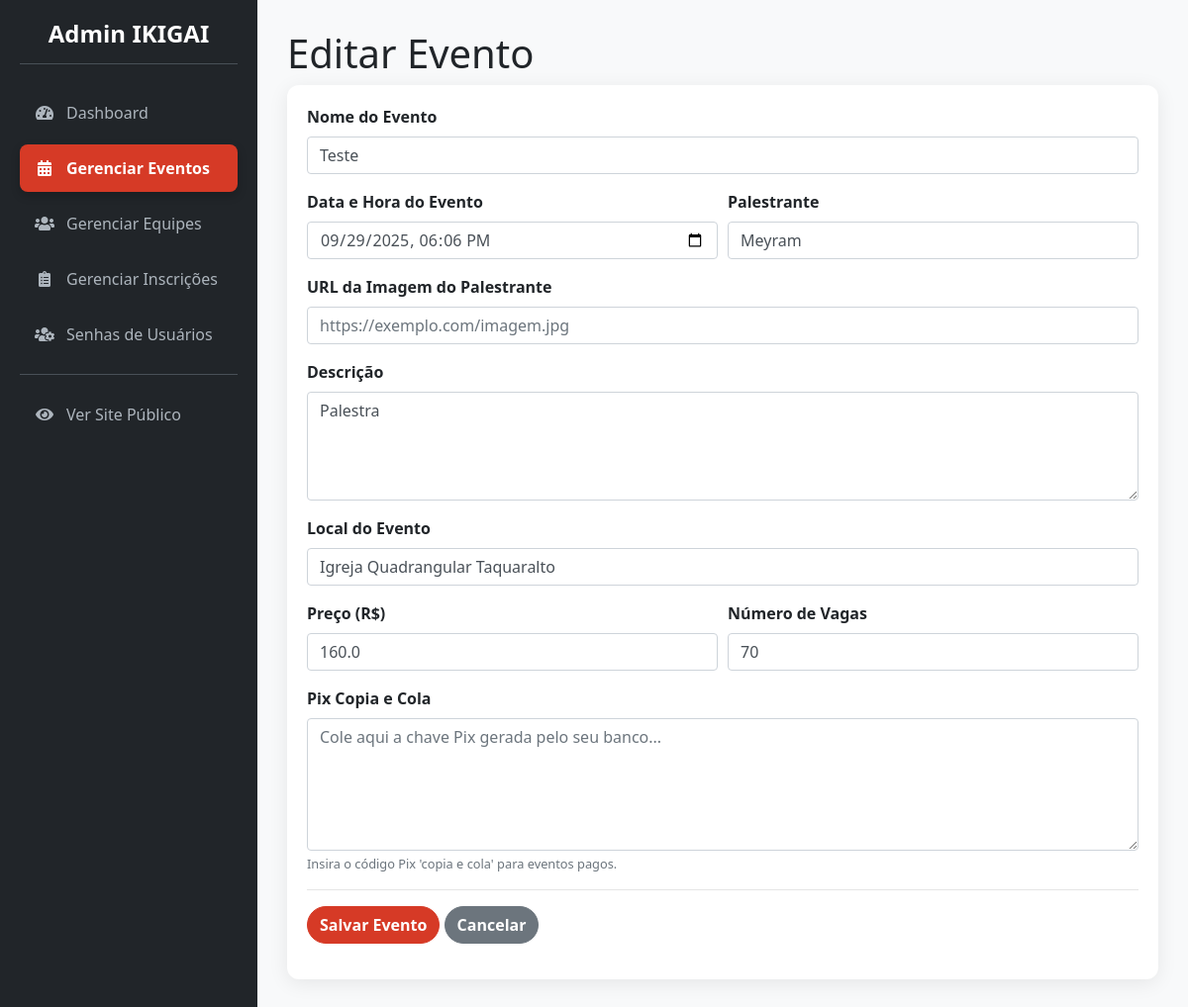
Screenshot of /admin/eventos/editar/1 (signed in) with the database file from the repository.
### app/models.py (models this page shows, shortened)
class Evento(db.Model):
    __tablename__ = 'eventos'
    id = db.Column(db.Integer, primary_key=True)
    nome_evento = db.Column(db.String(200), nullable=False)
    data_hora_evento = db.Column(db.DateTime, nullable=False)
    palestrante = db.Column(db.String(100))
    imagem_palestrante = db.Column(db.String(300))
    descricao = db.Column(db.Text)
    local_evento = db.Column(db.String(200))
    preco = db.Column(db.Float, default=0.0)
    numero_vagas = db.Column(db.Integer, nullable=False)
    pix_copia_e_cola = db.Column(db.Text)
    categorias = db.relationship('Categoria', backref='evento', lazy='dynamic', cascade="all, delete-orphan")

### app/admin/routes.py (the view, shortened to what this page needs)
@bp.route('/eventos/editar/<int:evento_id>', methods=['GET', 'POST'])
@login_required
def editar_evento(evento_id):
    evento = Evento.query.get_or_404(evento_id)
    form = EventoForm(obj=evento)
    return render_template('admin/admin_form_evento.html', titulo_form="Editar Evento", form=form)

### app/admin/forms.py
class EventoForm(FlaskForm):
    nome_evento = StringField('Nome do Evento', validators=[DataRequired(), Length(max=200)])
    data_hora_evento = DateTimeLocalField('Data e Hora do Evento', format='%Y-%m-%dT%H:%M', validators=[DataRequired()])
    palestrante = StringField('Palestrante', validators=[Optional(), Length(max=100)])
    imagem_palestrante = StringField('URL da Imagem do Palestrante',
                                     validators=[Optional(), URL(message="Por favor, insira uma URL válida.")])
    descricao = TextAreaField('Descrição', validators=[Optional()])
    local_evento = StringField('Local do Evento', validators=[Optional(), Length(max=200)])
    preco = FloatField('Preço (R$)', default=0.0, validators=[Optional(), NumberRange(min=0)])
    numero_vagas = IntegerField('Número de Vagas', validators=[DataRequired(), NumberRange(min=0)])
    pix_copia_e_cola = TextAreaField('Pix Copia e Cola',
                                     validators=[Optional()],
                                     description="Insira o código Pix 'copia e cola' para eventos pagos.")
    submit = SubmitField('Salvar Evento')

### app/__init__.py (called while the page is built)
@login_manager.user_loader
def load_user(user_id):
    return models.User.query.get(int(user_id))

### app/admin/routes.py (called while the page is built)
@bp.before_request
def before_request_handler():
    if current_app.config.get('DEBUG') and not current_user.is_authenticated:
        user = User.query.first()
        if user:
            login_user(user)

### app/templates/admin/admin_form_evento.html (shortened to what this page needs)
{% extends 'admin/admin_base.html' %}
{% block page_title %}{{ titulo_form }}{% endblock %}
{% block content %}
<div class="card">
    <div class="card-body">
        <form method="POST" novalidate>
            {{ form.hidden_tag() }} <div class="form-group">
                {{ form.nome_evento.label(class="font-weight-bold") }}
                {{ form.nome_evento(class="form-control" + (" is-invalid" if form.nome_evento.errors else "")) }}
            </div>
            <div class="form-row">
                <div class="form-group col-md-6">
                    {{ form.data_hora_evento.label(class="font-weight-bold") }}
                    {{ form.data_hora_evento(class="form-control") }}
                </div>
                <div class="form-group col-md-6">
                    {{ form.palestrante.label(class="font-weight-bold") }}
                    {{ form.palestrante(class="form-control") }}
                </div>
            </div>
            <div class="form-group">
                {{ form.imagem_palestrante.label(class="font-weight-bold") }}
                {{ form.imagem_palestrante(class="form-control", placeholder="https://exemplo.com/imagem.jpg") }}
            </div>
            <div class="form-group">
                {{ form.descricao.label(class="font-weight-bold") }}
                {{ form.descricao(class="form-control", rows=4) }}
            </div>
            <div class="form-group">
                {{ form.local_evento.label(class="font-weight-bold") }}
                {{ form.local_evento(class="form-control") }}
            </div>
            <div class="form-row">
                <div class="form-group col-md-6">
                    {{ form.preco.label(class="font-weight-bold") }}
                    {{ form.preco(class="form-control") }}
                </div>
                <div class="form-group col-md-6">
                    {{ form.numero_vagas.label(class="font-weight-bold") }}
                    {{ form.numero_vagas(class="form-control") }}
                </div>
            </div>
            <div class="form-group">
                {{ form.pix_copia_e_cola.label(class="font-weight-bold") }}
                {{ form.pix_copia_e_cola(class="form-control", rows=5, placeholder="Cole aqui a chave Pix gerada pelo seu banco...") }}
                {% if form.pix_copia_e_cola.description %}<small class="form-text text-muted">{{ form.pix_copia_e_cola.description }}</small>{% endif %}
            </div>
            <hr>
            <div class="form-group">
                {{ form.submit(class="btn btn-primary") }}
                <a href="{{ url_for('admin.gerenciar_eventos') }}" class="btn btn-secondary">Cancelar</a>
            </div>
        </form>
    </div>
</div>
{% endblock %}

### app/static/css/admin_styles.css (style rules this page uses)
:root { --primary-red: rgb(214, 58, 38); --dark-red: rgb(180, 45, 28); --admin-bg: #f8f9fa; --sidebar-bg: #212529; --sidebar-link-color: #adb5bd; --sidebar-link-hover-color: #fff; --shadow: 0 4px 20px rgba(0, 0, 0, 0.08); --border-radius: 12px; --font-family: 'Segoe UI', Tahoma, Geneva, Verdana, sans-serif; }
body { background-color: var(--admin-bg); font-family: var(--font-family); }
.card { border-radius: var(--border-radius); border: none; box-shadow: var(--shadow); }
.btn { border-radius: 25px; font-weight: 600; }
.btn-primary { background-color: var(--primary-red); border-color: var(--primary-red); }

### rows the page displays
Evento: nome_evento "Teste", data_hora_evento "09/29/2025 18:06", palestrante "Meyram", descricao "Palestra", local_evento "Igreja Quadrangular Taquaralto", preco "160.0", numero_vagas "70"

### other values shown
{{ titulo_form }} "Editar Evento"
